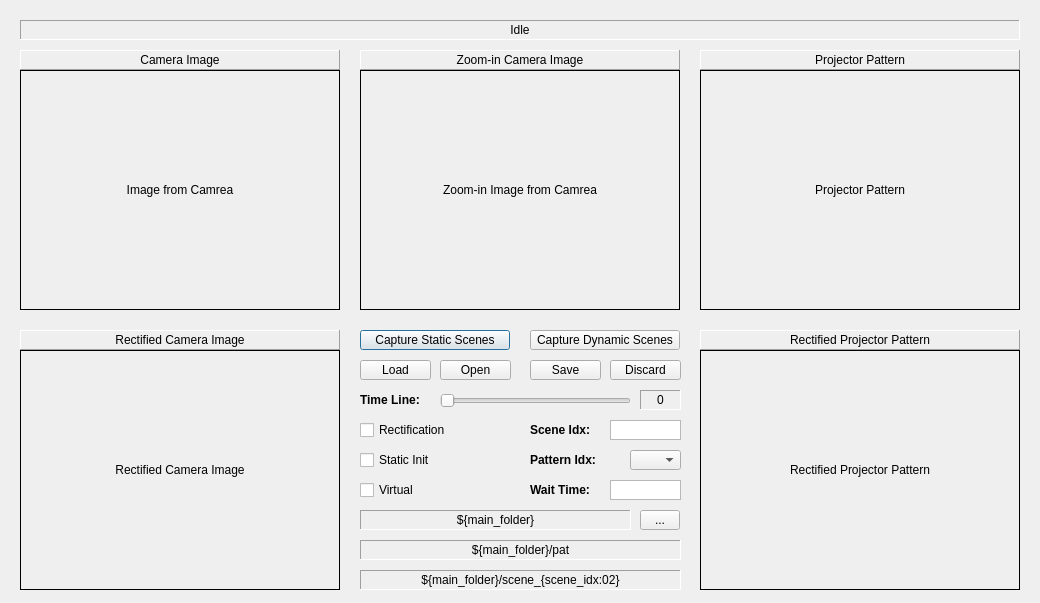
<?xml version="1.0" encoding="UTF-8"?>
<ui version="4.0">
 <class>Dialog</class>
 <widget class="QDialog" name="Dialog">
  <property name="geometry">
   <rect>
    <x>0</x>
    <y>0</y>
    <width>1040</width>
    <height>603</height>
   </rect>
  </property>
  <property name="windowTitle">
   <string>Data Capture</string>
  </property>
  <widget class="QLabel" name="LabelCameraImage">
   <property name="enabled">
    <bool>true</bool>
   </property>
   <property name="geometry">
    <rect>
     <x>20</x>
     <y>50</y>
     <width>320</width>
     <height>20</height>
    </rect>
   </property>
   <property name="frameShape">
    <enum>QFrame::Panel</enum>
   </property>
   <property name="frameShadow">
    <enum>QFrame::Raised</enum>
   </property>
   <property name="text">
    <string>Camera Image</string>
   </property>
   <property name="alignment">
    <set>Qt::AlignCenter</set>
   </property>
  </widget>
  <widget class="QLabel" name="ViewCameraImage">
   <property name="geometry">
    <rect>
     <x>20</x>
     <y>70</y>
     <width>320</width>
     <height>240</height>
    </rect>
   </property>
   <property name="frameShape">
    <enum>QFrame::Box</enum>
   </property>
   <property name="frameShadow">
    <enum>QFrame::Plain</enum>
   </property>
   <property name="text">
    <string>Image from Camrea</string>
   </property>
   <property name="alignment">
    <set>Qt::AlignCenter</set>
   </property>
  </widget>
  <widget class="QLabel" name="ViewZoomCameraImage">
   <property name="geometry">
    <rect>
     <x>360</x>
     <y>70</y>
     <width>320</width>
     <height>240</height>
    </rect>
   </property>
   <property name="frameShape">
    <enum>QFrame::Box</enum>
   </property>
   <property name="frameShadow">
    <enum>QFrame::Plain</enum>
   </property>
   <property name="text">
    <string>Zoom-in Image from Camrea</string>
   </property>
   <property name="alignment">
    <set>Qt::AlignCenter</set>
   </property>
  </widget>
  <widget class="QLabel" name="LabelZoomCameraImage">
   <property name="enabled">
    <bool>true</bool>
   </property>
   <property name="geometry">
    <rect>
     <x>360</x>
     <y>50</y>
     <width>320</width>
     <height>20</height>
    </rect>
   </property>
   <property name="frameShape">
    <enum>QFrame::Panel</enum>
   </property>
   <property name="frameShadow">
    <enum>QFrame::Raised</enum>
   </property>
   <property name="text">
    <string>Zoom-in Camera Image</string>
   </property>
   <property name="alignment">
    <set>Qt::AlignCenter</set>
   </property>
  </widget>
  <widget class="QLabel" name="LabelProjectorPattern">
   <property name="enabled">
    <bool>true</bool>
   </property>
   <property name="geometry">
    <rect>
     <x>700</x>
     <y>50</y>
     <width>320</width>
     <height>20</height>
    </rect>
   </property>
   <property name="frameShape">
    <enum>QFrame::Panel</enum>
   </property>
   <property name="frameShadow">
    <enum>QFrame::Raised</enum>
   </property>
   <property name="text">
    <string>Projector Pattern</string>
   </property>
   <property name="alignment">
    <set>Qt::AlignCenter</set>
   </property>
  </widget>
  <widget class="QLabel" name="ViewProjectorPattern">
   <property name="geometry">
    <rect>
     <x>700</x>
     <y>70</y>
     <width>320</width>
     <height>240</height>
    </rect>
   </property>
   <property name="frameShape">
    <enum>QFrame::Box</enum>
   </property>
   <property name="frameShadow">
    <enum>QFrame::Plain</enum>
   </property>
   <property name="text">
    <string>Projector Pattern</string>
   </property>
   <property name="alignment">
    <set>Qt::AlignCenter</set>
   </property>
  </widget>
  <widget class="QLabel" name="ViewCameraImageRect">
   <property name="geometry">
    <rect>
     <x>20</x>
     <y>350</y>
     <width>320</width>
     <height>240</height>
    </rect>
   </property>
   <property name="frameShape">
    <enum>QFrame::Box</enum>
   </property>
   <property name="frameShadow">
    <enum>QFrame::Plain</enum>
   </property>
   <property name="text">
    <string>Rectified Camera Image</string>
   </property>
   <property name="alignment">
    <set>Qt::AlignCenter</set>
   </property>
  </widget>
  <widget class="QLabel" name="LabelCameraImageRect">
   <property name="enabled">
    <bool>true</bool>
   </property>
   <property name="geometry">
    <rect>
     <x>20</x>
     <y>330</y>
     <width>320</width>
     <height>20</height>
    </rect>
   </property>
   <property name="frameShape">
    <enum>QFrame::Panel</enum>
   </property>
   <property name="frameShadow">
    <enum>QFrame::Raised</enum>
   </property>
   <property name="text">
    <string>Rectified Camera Image</string>
   </property>
   <property name="alignment">
    <set>Qt::AlignCenter</set>
   </property>
  </widget>
  <widget class="QLabel" name="LabelProjectorPatternRect">
   <property name="enabled">
    <bool>true</bool>
   </property>
   <property name="geometry">
    <rect>
     <x>700</x>
     <y>330</y>
     <width>320</width>
     <height>20</height>
    </rect>
   </property>
   <property name="frameShape">
    <enum>QFrame::Panel</enum>
   </property>
   <property name="frameShadow">
    <enum>QFrame::Raised</enum>
   </property>
   <property name="text">
    <string>Rectified Projector Pattern</string>
   </property>
   <property name="alignment">
    <set>Qt::AlignCenter</set>
   </property>
  </widget>
  <widget class="QLabel" name="ViewProjectorPatternRect">
   <property name="geometry">
    <rect>
     <x>700</x>
     <y>350</y>
     <width>320</width>
     <height>240</height>
    </rect>
   </property>
   <property name="frameShape">
    <enum>QFrame::Box</enum>
   </property>
   <property name="frameShadow">
    <enum>QFrame::Plain</enum>
   </property>
   <property name="text">
    <string>Rectified Projector Pattern</string>
   </property>
   <property name="alignment">
    <set>Qt::AlignCenter</set>
   </property>
  </widget>
  <widget class="QPushButton" name="PushButtonsCaptureStaticScenes">
   <property name="geometry">
    <rect>
     <x>360</x>
     <y>330</y>
     <width>150</width>
     <height>20</height>
    </rect>
   </property>
   <property name="font">
    <font>
     <weight>50</weight>
     <bold>false</bold>
    </font>
   </property>
   <property name="text">
    <string>Capture Static Scenes</string>
   </property>
  </widget>
  <widget class="QCheckBox" name="CheckBoxRectification">
   <property name="geometry">
    <rect>
     <x>360</x>
     <y>420</y>
     <width>101</width>
     <height>20</height>
    </rect>
   </property>
   <property name="layoutDirection">
    <enum>Qt::LeftToRight</enum>
   </property>
   <property name="text">
    <string>Rectification</string>
   </property>
   <property name="iconSize">
    <size>
     <width>16</width>
     <height>16</height>
    </size>
   </property>
   <property name="checkable">
    <bool>true</bool>
   </property>
   <property name="checked">
    <bool>false</bool>
   </property>
   <property name="autoExclusive">
    <bool>false</bool>
   </property>
  </widget>
  <widget class="QComboBox" name="ComboBoxPatternIdx">
   <property name="geometry">
    <rect>
     <x>630</x>
     <y>450</y>
     <width>51</width>
     <height>20</height>
    </rect>
   </property>
   <property name="editable">
    <bool>false</bool>
   </property>
   <property name="currentText">
    <string/>
   </property>
   <property name="maxVisibleItems">
    <number>10</number>
   </property>
  </widget>
  <widget class="QLabel" name="LabelPatternIdx">
   <property name="geometry">
    <rect>
     <x>530</x>
     <y>450</y>
     <width>81</width>
     <height>20</height>
    </rect>
   </property>
   <property name="font">
    <font>
     <weight>75</weight>
     <bold>true</bold>
    </font>
   </property>
   <property name="text">
    <string>Pattern Idx:</string>
   </property>
  </widget>
  <widget class="QLabel" name="LabelSceneNum">
   <property name="geometry">
    <rect>
     <x>530</x>
     <y>420</y>
     <width>70</width>
     <height>20</height>
    </rect>
   </property>
   <property name="font">
    <font>
     <weight>75</weight>
     <bold>true</bold>
    </font>
   </property>
   <property name="text">
    <string>Scene Idx:</string>
   </property>
  </widget>
  <widget class="QTextEdit" name="TextEditSceneNum">
   <property name="geometry">
    <rect>
     <x>610</x>
     <y>420</y>
     <width>71</width>
     <height>20</height>
    </rect>
   </property>
   <property name="verticalScrollBarPolicy">
    <enum>Qt::ScrollBarAlwaysOff</enum>
   </property>
   <property name="autoFormatting">
    <set>QTextEdit::AutoNone</set>
   </property>
  </widget>
  <widget class="QLabel" name="LabelStatus">
   <property name="geometry">
    <rect>
     <x>20</x>
     <y>20</y>
     <width>1000</width>
     <height>20</height>
    </rect>
   </property>
   <property name="frameShape">
    <enum>QFrame::Panel</enum>
   </property>
   <property name="frameShadow">
    <enum>QFrame::Sunken</enum>
   </property>
   <property name="text">
    <string>Idle</string>
   </property>
   <property name="scaledContents">
    <bool>false</bool>
   </property>
   <property name="alignment">
    <set>Qt::AlignCenter</set>
   </property>
  </widget>
  <widget class="QPushButton" name="PushButtonsCaptureDynamicScenes">
   <property name="geometry">
    <rect>
     <x>530</x>
     <y>330</y>
     <width>150</width>
     <height>20</height>
    </rect>
   </property>
   <property name="font">
    <font>
     <weight>50</weight>
     <bold>false</bold>
    </font>
   </property>
   <property name="text">
    <string>Capture Dynamic Scenes</string>
   </property>
  </widget>
  <widget class="QCheckBox" name="CheckBoxStaticInit">
   <property name="geometry">
    <rect>
     <x>360</x>
     <y>450</y>
     <width>101</width>
     <height>20</height>
    </rect>
   </property>
   <property name="layoutDirection">
    <enum>Qt::LeftToRight</enum>
   </property>
   <property name="text">
    <string>Static Init</string>
   </property>
   <property name="iconSize">
    <size>
     <width>16</width>
     <height>16</height>
    </size>
   </property>
   <property name="checked">
    <bool>false</bool>
   </property>
   <property name="autoExclusive">
    <bool>false</bool>
   </property>
  </widget>
  <widget class="QCheckBox" name="CheckBoxVirtualFlag">
   <property name="geometry">
    <rect>
     <x>360</x>
     <y>480</y>
     <width>101</width>
     <height>20</height>
    </rect>
   </property>
   <property name="layoutDirection">
    <enum>Qt::LeftToRight</enum>
   </property>
   <property name="text">
    <string>Virtual</string>
   </property>
   <property name="iconSize">
    <size>
     <width>16</width>
     <height>16</height>
    </size>
   </property>
   <property name="checked">
    <bool>false</bool>
   </property>
   <property name="autoExclusive">
    <bool>false</bool>
   </property>
  </widget>
  <widget class="QToolButton" name="ToolButtonMainFolder">
   <property name="geometry">
    <rect>
     <x>640</x>
     <y>510</y>
     <width>40</width>
     <height>20</height>
    </rect>
   </property>
   <property name="text">
    <string>...</string>
   </property>
  </widget>
  <widget class="QLabel" name="LabelPatternFolderVis">
   <property name="geometry">
    <rect>
     <x>360</x>
     <y>540</y>
     <width>321</width>
     <height>20</height>
    </rect>
   </property>
   <property name="frameShape">
    <enum>QFrame::Panel</enum>
   </property>
   <property name="frameShadow">
    <enum>QFrame::Sunken</enum>
   </property>
   <property name="text">
    <string>${main_folder}/pat</string>
   </property>
   <property name="scaledContents">
    <bool>false</bool>
   </property>
   <property name="alignment">
    <set>Qt::AlignCenter</set>
   </property>
  </widget>
  <widget class="QLabel" name="LabelSceneFolderVis">
   <property name="geometry">
    <rect>
     <x>360</x>
     <y>570</y>
     <width>321</width>
     <height>20</height>
    </rect>
   </property>
   <property name="frameShape">
    <enum>QFrame::Panel</enum>
   </property>
   <property name="frameShadow">
    <enum>QFrame::Sunken</enum>
   </property>
   <property name="text">
    <string>${main_folder}/scene_{scene_idx:02}</string>
   </property>
   <property name="scaledContents">
    <bool>false</bool>
   </property>
   <property name="alignment">
    <set>Qt::AlignCenter</set>
   </property>
  </widget>
  <widget class="QLabel" name="LabelMainFolderVis">
   <property name="geometry">
    <rect>
     <x>360</x>
     <y>510</y>
     <width>271</width>
     <height>20</height>
    </rect>
   </property>
   <property name="frameShape">
    <enum>QFrame::Panel</enum>
   </property>
   <property name="frameShadow">
    <enum>QFrame::Sunken</enum>
   </property>
   <property name="text">
    <string>${main_folder}</string>
   </property>
   <property name="scaledContents">
    <bool>false</bool>
   </property>
   <property name="alignment">
    <set>Qt::AlignCenter</set>
   </property>
  </widget>
  <widget class="QLabel" name="LabelWaitTime">
   <property name="geometry">
    <rect>
     <x>530</x>
     <y>480</y>
     <width>81</width>
     <height>20</height>
    </rect>
   </property>
   <property name="font">
    <font>
     <weight>75</weight>
     <bold>true</bold>
    </font>
   </property>
   <property name="text">
    <string>Wait Time:</string>
   </property>
  </widget>
  <widget class="QTextEdit" name="TextEditWaitTime">
   <property name="geometry">
    <rect>
     <x>610</x>
     <y>480</y>
     <width>71</width>
     <height>20</height>
    </rect>
   </property>
   <property name="verticalScrollBarPolicy">
    <enum>Qt::ScrollBarAlwaysOff</enum>
   </property>
   <property name="autoFormatting">
    <set>QTextEdit::AutoNone</set>
   </property>
  </widget>
  <widget class="QPushButton" name="PushButtonsLoad">
   <property name="geometry">
    <rect>
     <x>360</x>
     <y>360</y>
     <width>71</width>
     <height>20</height>
    </rect>
   </property>
   <property name="font">
    <font>
     <weight>50</weight>
     <bold>false</bold>
    </font>
   </property>
   <property name="text">
    <string>Load</string>
   </property>
  </widget>
  <widget class="QPushButton" name="PushButtonsOpen">
   <property name="geometry">
    <rect>
     <x>440</x>
     <y>360</y>
     <width>71</width>
     <height>20</height>
    </rect>
   </property>
   <property name="font">
    <font>
     <weight>50</weight>
     <bold>false</bold>
    </font>
   </property>
   <property name="text">
    <string>Open</string>
   </property>
  </widget>
  <widget class="QPushButton" name="PushButtonsSave">
   <property name="geometry">
    <rect>
     <x>530</x>
     <y>360</y>
     <width>71</width>
     <height>20</height>
    </rect>
   </property>
   <property name="font">
    <font>
     <weight>50</weight>
     <bold>false</bold>
    </font>
   </property>
   <property name="text">
    <string>Save</string>
   </property>
  </widget>
  <widget class="QPushButton" name="PushButtonsDiscard">
   <property name="geometry">
    <rect>
     <x>610</x>
     <y>360</y>
     <width>71</width>
     <height>20</height>
    </rect>
   </property>
   <property name="font">
    <font>
     <weight>50</weight>
     <bold>false</bold>
    </font>
   </property>
   <property name="text">
    <string>Discard</string>
   </property>
  </widget>
  <widget class="QLabel" name="LabelTimeLine">
   <property name="geometry">
    <rect>
     <x>360</x>
     <y>390</y>
     <width>70</width>
     <height>20</height>
    </rect>
   </property>
   <property name="font">
    <font>
     <weight>75</weight>
     <bold>true</bold>
    </font>
   </property>
   <property name="text">
    <string>Time Line:</string>
   </property>
  </widget>
  <widget class="QSlider" name="HorizontalSliderTimeLine">
   <property name="geometry">
    <rect>
     <x>440</x>
     <y>390</y>
     <width>191</width>
     <height>22</height>
    </rect>
   </property>
   <property name="orientation">
    <enum>Qt::Horizontal</enum>
   </property>
  </widget>
  <widget class="QLabel" name="LabelCurrentFrame">
   <property name="geometry">
    <rect>
     <x>640</x>
     <y>390</y>
     <width>41</width>
     <height>20</height>
    </rect>
   </property>
   <property name="frameShape">
    <enum>QFrame::Panel</enum>
   </property>
   <property name="frameShadow">
    <enum>QFrame::Sunken</enum>
   </property>
   <property name="text">
    <string>0</string>
   </property>
   <property name="scaledContents">
    <bool>false</bool>
   </property>
   <property name="alignment">
    <set>Qt::AlignCenter</set>
   </property>
  </widget>
 </widget>
 <tabstops>
  <tabstop>CheckBoxRectification</tabstop>
  <tabstop>PushButtonsCaptureStaticScenes</tabstop>
 </tabstops>
 <resources/>
 <connections/>
</ui>
